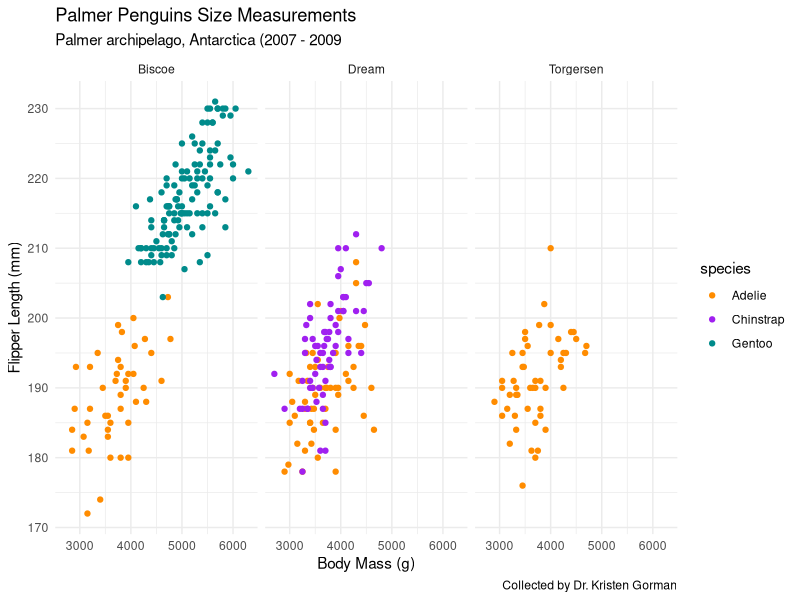

Source code (R):
##~~~~~~~~~~~~~~~~~~~~~~~~~~~~~~~~~~~~~~~~~~~~~~~~~~~~~~~~~~~~~~~~~~~~~~~~~~~~~~
##                            Derivative Practice                           ----
##~~~~~~~~~~~~~~~~~~~~~~~~~~~~~~~~~~~~~~~~~~~~~~~~~~~~~~~~~~~~~~~~~~~~~~~~~~~~~~

#................practice using the function D().................

# Create and expression
my_expression <- expression(5 * x^2)

#find the derivative of the expression wirg respect to x
my_derivative <- D(expr = my_expression,name = "x")

#evaluate derivative at x = 2.8
x <- 2.8

#evaluate!
eval(my_derivative)

#................another practice using the function D().................
#find derivative with respect to x
my_derivative <- D(expr = expression(3.1 * x^4 - 28 * x), name = "x")

# create and store a function 
fx <- expression(x^2)             

# find the derivative with respect to x
df_dx <- D(expr = fx, name = "x")
df_dx

#................another practice using the function D().................
#find derivative with respect to x 
my_derivative <- D(expr = expression (2 * x^3 - 10.5 * x^2 + 4.1), name = "x")
my_derivative

#................another practice using the function D().................
ty <- expression((2 * y^3 + 1)^4 - 8 * y^3)
dy_dx <- D(expr = ty, name = "y")
dy_dx

# find the slope of T(y) at a range of values 
y <- seq(from = -0.4, to = 2.0, by = 0.1)

# evaluate the slope of T(y) at each of those values 
eval(dy_dx)

#one small change


# plotting example 
library(ggplot2)
library(palmerpenguins)

ggplot(data = penguins, aes(x = body_mass_g, y = flipper_length_mm)) +
  geom_point(aes(color = species)) + 
  scale_color_manual(values = c("darkorange", "purple", "cyan4")) +
  labs(x = "Body Mass (g)", 
       y = "Flipper Length (mm)", 
       title = "Palmer Penguins Size Measurements", 
       subtitle = "Palmer archipelago, Antarctica (2007 - 2009", 
       caption = "Collected by Dr. Kristen Gorman") +
  facet_wrap(~island) +
  theme_minimal()
